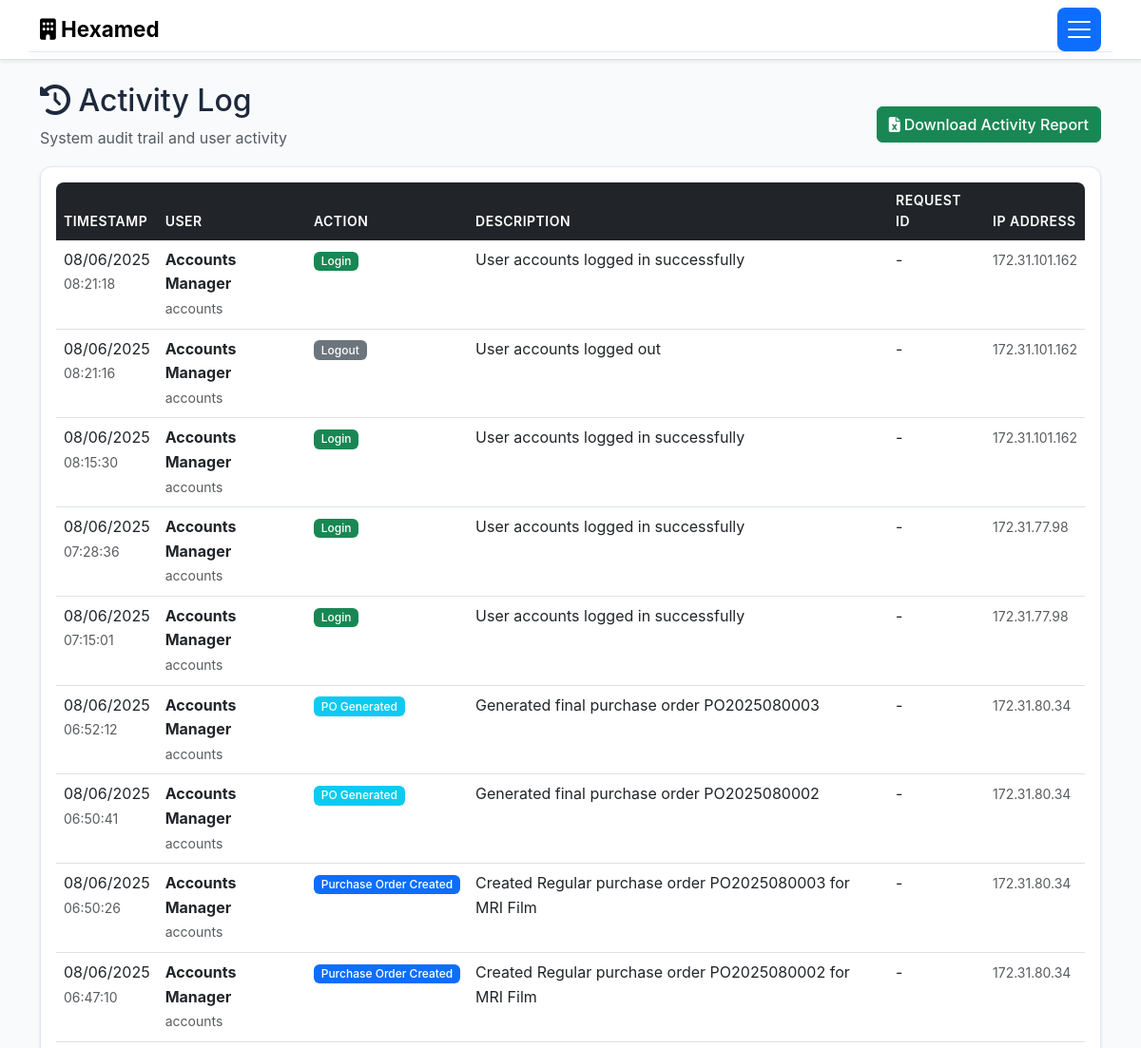
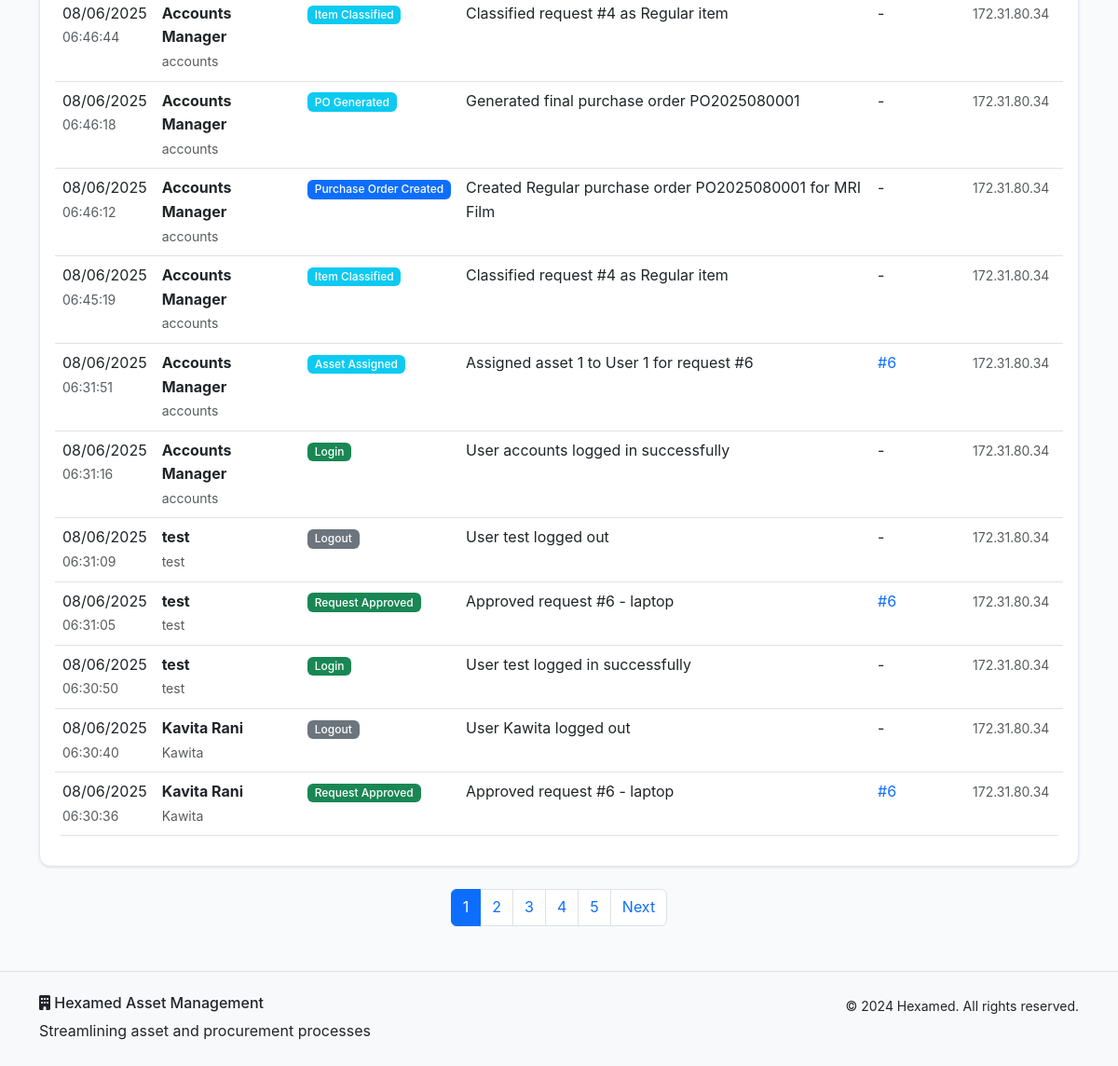
/activity (signed in), run on an earlier commit of the app's database (2 pictures, top to bottom).
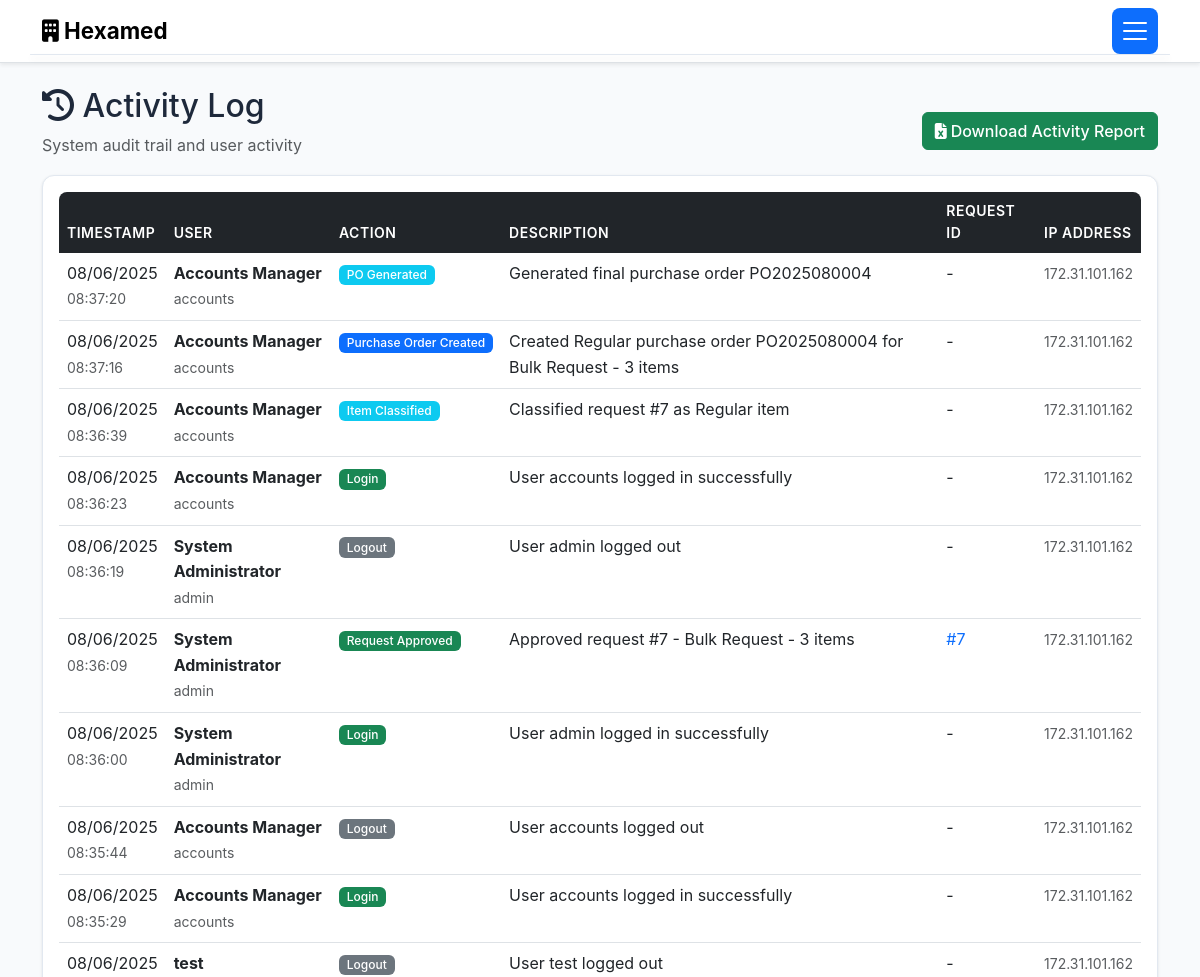
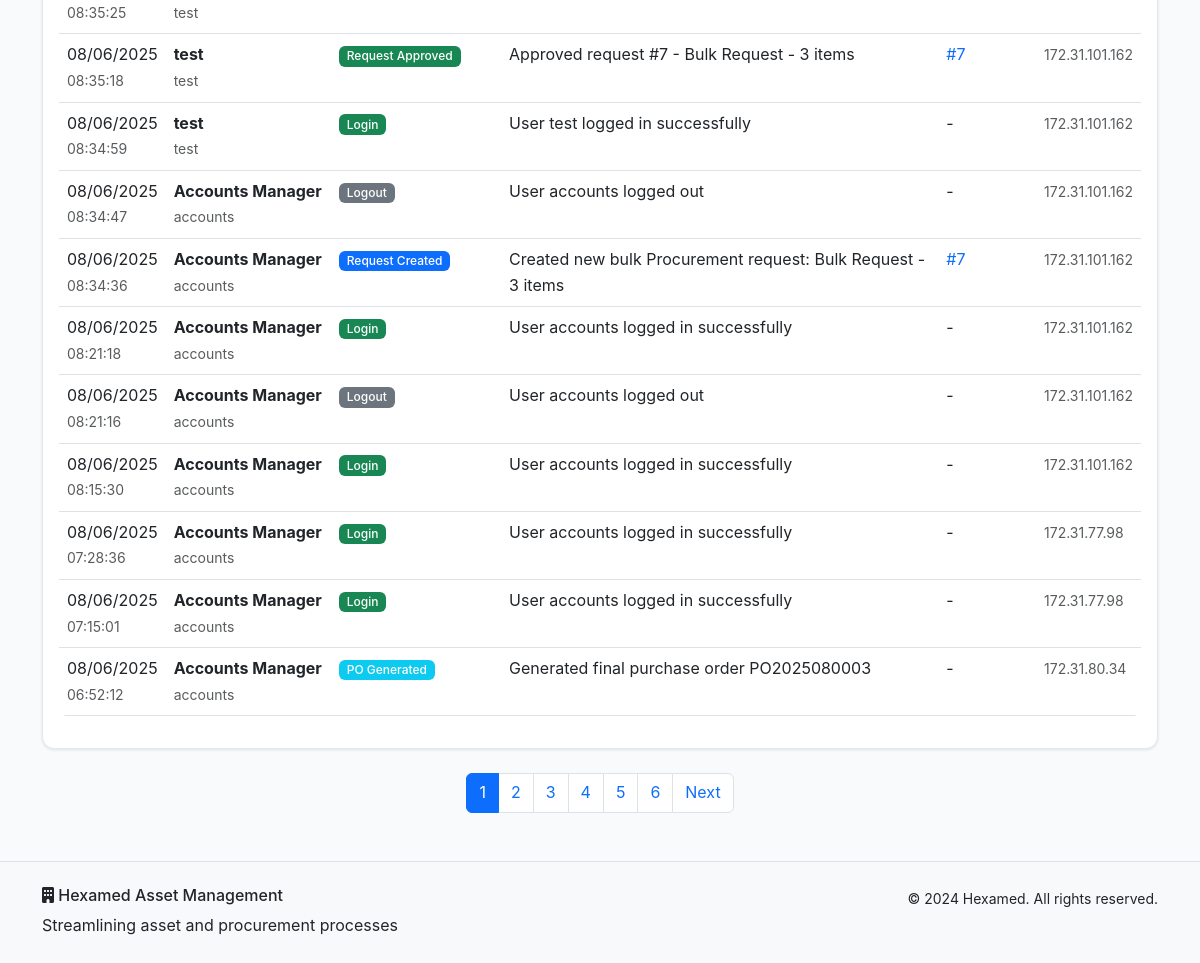
And on a later commit of the database (2 pictures, top to bottom).
### models.py (models this page shows, shortened)
class ActivityLog(db.Model):
    id = db.Column(db.Integer, primary_key=True)
    action = db.Column(db.String(100), nullable=False)
    description = db.Column(db.Text, nullable=False)
    timestamp = db.Column(db.DateTime, default=datetime.utcnow)
    ip_address = db.Column(db.String(45))
    user_id = db.Column(db.Integer, db.ForeignKey('user.id'), nullable=False)
    request_id = db.Column(db.Integer, db.ForeignKey('asset_request.id'), nullable=True)
    user = db.relationship('User', backref='activities')
    request = db.relationship('AssetRequest', backref='activities')

class User(db.Model):
    id = db.Column(db.Integer, primary_key=True)
    username = db.Column(db.String(80), unique=True, nullable=False)
    email = db.Column(db.String(120), unique=True, nullable=False)
    password_hash = db.Column(db.String(256), nullable=False)
    role = db.Column(db.String(50), nullable=False, default='User')
    full_name = db.Column(db.String(100), nullable=False)
    floor = db.Column(db.String(50))
    department = db.Column(db.String(100))
    created_at = db.Column(db.DateTime, default=datetime.utcnow)
    is_active = db.Column(db.Boolean, default=True)
    requests = db.relationship('AssetRequest', foreign_keys='AssetRequest.user_id', backref='requester', lazy=True)

### routes.py (the view)
    def decorated_function(*args, **kwargs):
        if 'user_id' not in session:
            flash('Please log in to access this page.', 'warning')
            return redirect(url_for('login'))
        return f(*args, **kwargs)

### routes.py (called while the page is built)
def require_login(f):
    def decorated_function(*args, **kwargs):
        if 'user_id' not in session:
            flash('Please log in to access this page.', 'warning')
            return redirect(url_for('login'))
        return f(*args, **kwargs)
    decorated_function.__name__ = f.__name__
    return decorated_function

@app.route('/activity')
@require_login
def activity_log():
    user = User.query.get(session['user_id'])
    page = request.args.get('page', 1, type=int)
    activities = ActivityLog.query.order_by(ActivityLog.timestamp.desc()).paginate(
        page=page, per_page=20, error_out=False)
    return render_template('activity.html', activities=activities, user=user)

### templates/activity.html (shortened to what the changed rows need)
{% extends "base.html" %}
{% block content %}
<div class="container my-4">
    <div class="row">
        <div class="col">
            <div class="d-flex justify-content-between align-items-center">
                <div>
                    <h2><i class="fas fa-history"></i> Activity Log</h2>
                </div>
            </div>
        </div>
    </div>
    {% if activities.items %}
    <div class="card">
        <div class="card-body">
            <div class="table-responsive">
                <table class="table table-hover">
                    <thead>
                        <tr>
                            <th>Timestamp</th>
                            <th>User</th>
                            <th>Action</th>
                            <th>Description</th>
                            <th>Request ID</th>
                            <th>IP Address</th>
                        </tr>
                    </thead>
                    <tbody>
                        {% for activity in activities.items %}
                        <tr>
                            <td>
                                <div>
                                    {{ activity.timestamp.strftime('%m/%d/%Y') }}
                                    <br><small class="text-muted">{{ activity.timestamp.strftime('%H:%M:%S') }}</small>
                                </div>
                            </td>
                            <td>
                                <div>
                                    <strong>{{ activity.user.full_name }}</strong>
                                    <br><small class="text-muted">{{ activity.user.username }}</small>
                                </div>
                            </td>
                            <td>
                                {% if 'Login' in activity.action %}
                                    <span class="badge bg-success">{{ activity.action }}</span>
                                {% elif 'Logout' in activity.action %}
                                    <span class="badge bg-secondary">{{ activity.action }}</span>
                                {% elif 'Created' in activity.action %}
                                    <span class="badge bg-primary">{{ activity.action }}</span>
                                {% elif 'Approved' in activity.action %}
                                    <span class="badge bg-success">{{ activity.action }}</span>
                                {% elif 'Rejected' in activity.action %}
                                    <span class="badge bg-danger">{{ activity.action }}</span>
                                {% elif 'Hold' in activity.action %}
                                    <span class="badge bg-warning">{{ activity.action }}</span>
                                {% else %}
                                    <span class="badge bg-info">{{ activity.action }}</span>
                                {% endif %}
                            </td>
                            <td>{{ activity.description }}</td>
                            <td>
                                {% if activity.request_id %}
                                    <a href="{{ url_for('view_requests') }}" class="text-decoration-none">
                                        #{{ activity.request_id }}
                                    </a>
                                {% else %}
                                    -
                                {% endif %}
                            </td>
                            <td>
                                <small class="text-muted">{{ activity.ip_address or '-' }}</small>
                            </td>
                        </tr>
                        {% endfor %}
                    </tbody>
                </table>
            </div>
        </div>
    </div>
    {% if activities.pages > 1 %}
    <nav class="mt-4">
        <ul class="pagination justify-content-center">
            {% for page_num in activities.iter_pages() %}
                {% if page_num %}
                    {% if page_num != activities.page %}
                        <li class="page-item">
                            <a class="page-link" href="{{ url_for('activity_log', page=page_num) }}">{{ page_num }}</a>
                        </li>
                    {% else %}
                        <li class="page-item active">
                            <span class="page-link">{{ page_num }}</span>
                        </li>
                    {% endif %}
                {% else %}
                    <li class="page-item disabled">
                        <span class="page-link">...</span>
                    </li>
                {% endif %}
            {% endfor %}
        </ul>
    </nav>
    {% endif %}
    {% endif %}
</div>
{% endblock %}

What changed in the data, as far as the page shows it:
no longer on this page (row unchanged): ActivityLog: timestamp "08/06/2025", timestamp "06:50:41", user.full_name "Accounts Manager", user.username "accounts", action "PO Generated", description "Generated final purchase order PO2025080002", ip_address "172.31.80.34"
no longer on this page (row unchanged): ActivityLog: timestamp "08/06/2025", timestamp "06:50:26", user.full_name "Accounts Manager", user.username "accounts", action "Purchase Order Created", description "Created Regular purchase order PO2025080003 for MRI Film", ip_address "172.31.80.34"
no longer on this page (row unchanged): ActivityLog: timestamp "08/06/2025", timestamp "06:47:10", user.full_name "Accounts Manager", user.username "accounts", action "Purchase Order Created", description "Created Regular purchase order PO2025080002 for MRI Film", ip_address "172.31.80.34"
no longer on this page (row unchanged): ActivityLog: timestamp "08/06/2025", timestamp "06:46:44", user.full_name "Accounts Manager", user.username "accounts", action "Item Classified", description "Classified request #4 as Regular item", ip_address "172.31.80.34"
no longer on this page (row unchanged): ActivityLog: timestamp "08/06/2025", timestamp "06:46:18", user.full_name "Accounts Manager", user.username "accounts", action "PO Generated", description "Generated final purchase order PO2025080001", ip_address "172.31.80.34"
no longer on this page (row unchanged): ActivityLog: timestamp "08/06/2025", timestamp "06:46:12", user.full_name "Accounts Manager", user.username "accounts", action "Purchase Order Created", description "Created Regular purchase order PO2025080001 for MRI Film", ip_address "172.31.80.34"
no longer on this page (row unchanged): ActivityLog: timestamp "08/06/2025", timestamp "06:45:19", user.full_name "Accounts Manager", user.username "accounts", action "Item Classified", description "Classified request #4 as Regular item", ip_address "172.31.80.34"
no longer on this page (row unchanged): ActivityLog: timestamp "08/06/2025", timestamp "06:31:51", user.full_name "Accounts Manager", user.username "accounts", action "Asset Assigned", description "Assigned asset 1 to User 1 for request #6", request_id "6", ip_address "172.31.80.34"
no longer on this page (row unchanged): ActivityLog: timestamp "08/06/2025", timestamp "06:31:16", user.full_name "Accounts Manager", user.username "accounts", action "Login", description "User accounts logged in successfully", ip_address "172.31.80.34"
no longer on this page (row unchanged): ActivityLog: timestamp "08/06/2025", timestamp "06:31:09", user.full_name "test", user.username "test", action "Logout", description "User test logged out", ip_address "172.31.80.34"
no longer on this page (row unchanged): ActivityLog: timestamp "08/06/2025", timestamp "06:31:05", user.full_name "test", user.username "test", action "Request Approved", description "Approved request #6 - laptop", request_id "6", ip_address "172.31.80.34"
no longer on this page (row unchanged): ActivityLog: timestamp "08/06/2025", timestamp "06:30:50", user.full_name "test", user.username "test", action "Login", description "User test logged in successfully", ip_address "172.31.80.34"
no longer on this page (row unchanged): ActivityLog: timestamp "08/06/2025", timestamp "06:30:40", user.full_name "Kavita Rani", user.username "Kawita", action "Logout", description "User Kawita logged out", ip_address "172.31.80.34"
no longer on this page (row unchanged): ActivityLog: timestamp "08/06/2025", timestamp "06:30:36", user.full_name "Kavita Rani", user.username "Kawita", action "Request Approved", description "Approved request #6 - laptop", request_id "6", ip_address "172.31.80.34"
added ActivityLog: timestamp "08/06/2025", timestamp "08:37:20", user.full_name "Accounts Manager", user.username "accounts", action "PO Generated", description "Generated final purchase order PO2025080004", ip_address "172.31.101.162"
added ActivityLog: timestamp "08/06/2025", timestamp "08:37:16", user.full_name "Accounts Manager", user.username "accounts", action "Purchase Order Created", description "Created Regular purchase order PO2025080004 for Bulk Request - 3 items", ip_address "172.31.101.162"
added ActivityLog: timestamp "08/06/2025", timestamp "08:36:39", user.full_name "Accounts Manager", user.username "accounts", action "Item Classified", description "Classified request #7 as Regular item", ip_address "172.31.101.162"
added ActivityLog: timestamp "08/06/2025", timestamp "08:36:23", user.full_name "Accounts Manager", user.username "accounts", action "Login", description "User accounts logged in successfully", ip_address "172.31.101.162"
added ActivityLog: timestamp "08/06/2025", timestamp "08:36:19", user.full_name "System Administrator", user.username "admin", action "Logout", description "User admin logged out", ip_address "172.31.101.162"
added ActivityLog: timestamp "08/06/2025", timestamp "08:36:09", user.full_name "System Administrator", user.username "admin", action "Request Approved", description "Approved request #7 - Bulk Request - 3 items", request_id "7", ip_address "172.31.101.162"
added ActivityLog: timestamp "08/06/2025", timestamp "08:36:00", user.full_name "System Administrator", user.username "admin", action "Login", description "User admin logged in successfully", ip_address "172.31.101.162"
added ActivityLog: timestamp "08/06/2025", timestamp "08:35:44", user.full_name "Accounts Manager", user.username "accounts", action "Logout", description "User accounts logged out", ip_address "172.31.101.162"
added ActivityLog: timestamp "08/06/2025", timestamp "08:35:29", user.full_name "Accounts Manager", user.username "accounts", action "Login", description "User accounts logged in successfully", ip_address "172.31.101.162"
added ActivityLog: timestamp "08/06/2025", timestamp "08:35:25", user.full_name "test", user.username "test", action "Logout", description "User test logged out", ip_address "172.31.101.162"
added ActivityLog: timestamp "08/06/2025", timestamp "08:35:18", user.full_name "test", user.username "test", action "Request Approved", description "Approved request #7 - Bulk Request - 3 items", request_id "7", ip_address "172.31.101.162"
added ActivityLog: timestamp "08/06/2025", timestamp "08:34:59", user.full_name "test", user.username "test", action "Login", description "User test logged in successfully", ip_address "172.31.101.162"
added ActivityLog: timestamp "08/06/2025", timestamp "08:34:47", user.full_name "Accounts Manager", user.username "accounts", action "Logout", description "User accounts logged out", ip_address "172.31.101.162"
added ActivityLog: timestamp "08/06/2025", timestamp "08:34:36", user.full_name "Accounts Manager", user.username "accounts", action "Request Created", description "Created new bulk Procurement request: Bulk Request - 3 items", request_id "7", ip_address "172.31.101.162"
Also different on the page:
new list line: "6"
